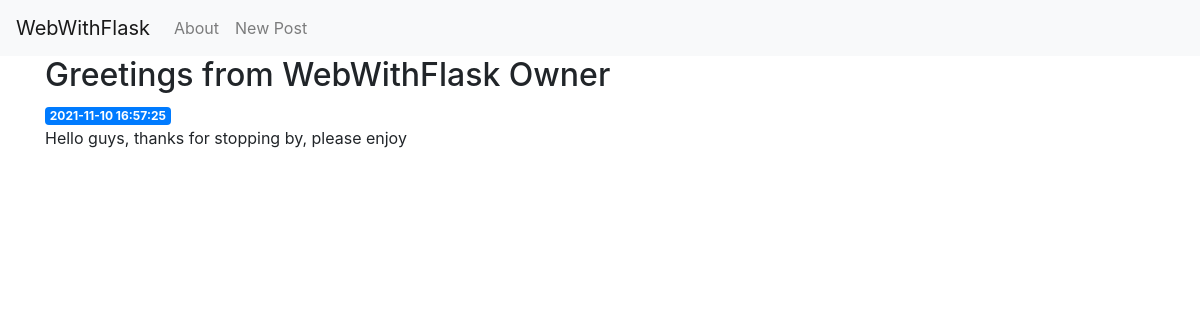
Page /3 on the committed database.
### tables this page shows
CREATE TABLE posts (
    id INTEGER PRIMARY KEY AUTOINCREMENT,
    created TIMESTAMP NOT NULL DEFAULT CURRENT_TIMESTAMP,
    title TEXT NOT NULL,
    content TEXT NOT NULL
);

### app.py (the view)
@app.route('/<int:post_id>')
def post(post_id):
    post = get_post(post_id)
    return render_template('post.html', post=post)

### app.py (called while the page is built)
def get_db_connection():
    conn = sqlite3.connect('database.db')
    conn.row_factory = sqlite3.Row
    return conn

def get_post(post_id):
    conn = get_db_connection()
    post = conn.execute('SELECT * FROM posts WHERE id = ?',
                        (post_id,)).fetchone()
    conn.close()
    if post is None:
        abort(404)
    return post

### templates/post.html
{% extends 'base.html' %}
{% block content %}
    <h2>{% block title %} {{ post['title'] }} {% endblock %}</h2>
    <span class="badge badge-primary">{{ post['created'] }}</span>
    <p>{{ post['content'] }}</p>
{% endblock %}

### rows in the picture
posts: title "Greetings from WebWithFlask Owner", created "2021-11-10 16:57:25", content "Hello guys, thanks for stopping by, please enjoy"
